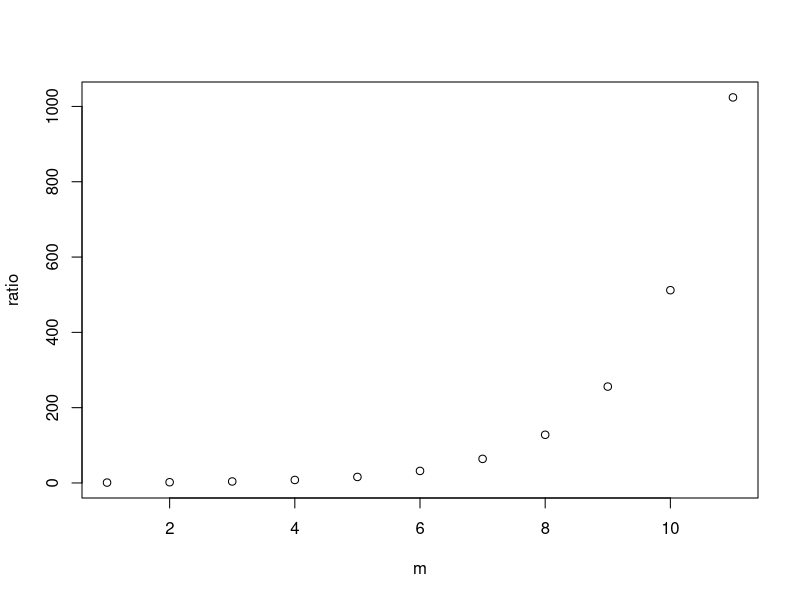
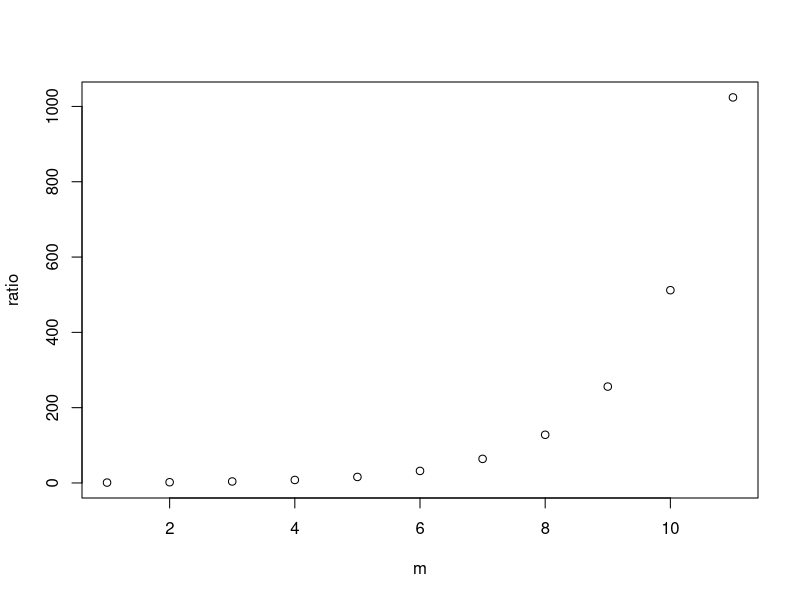
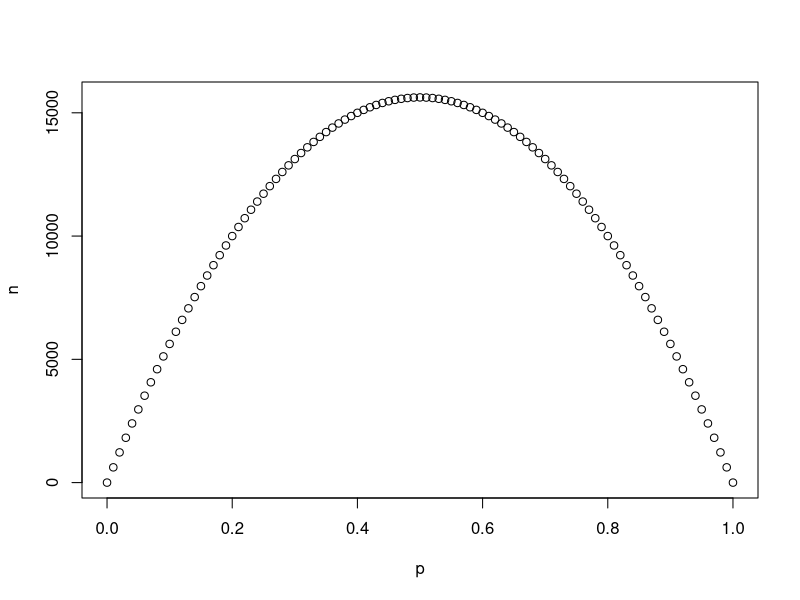
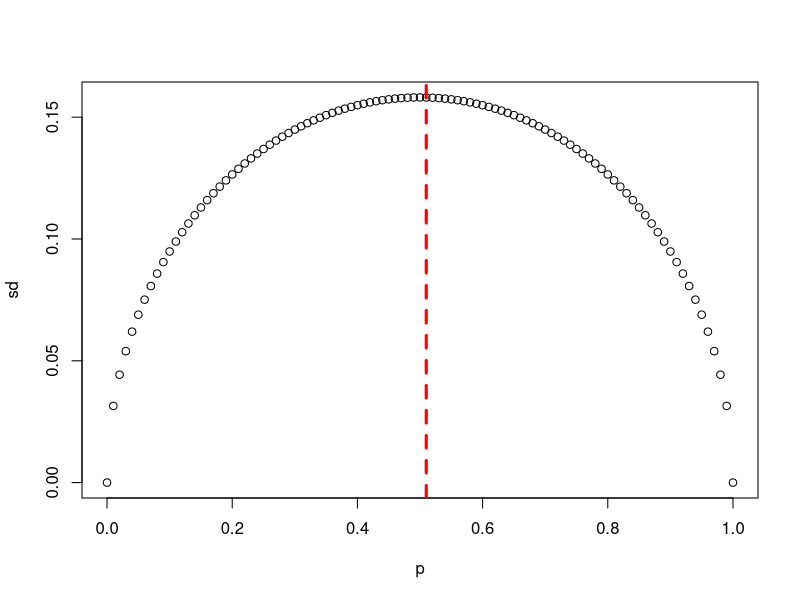
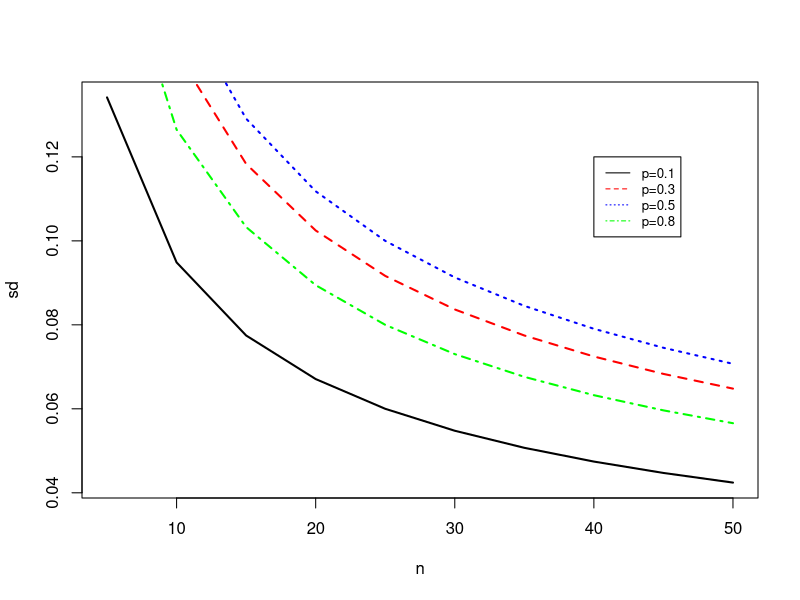
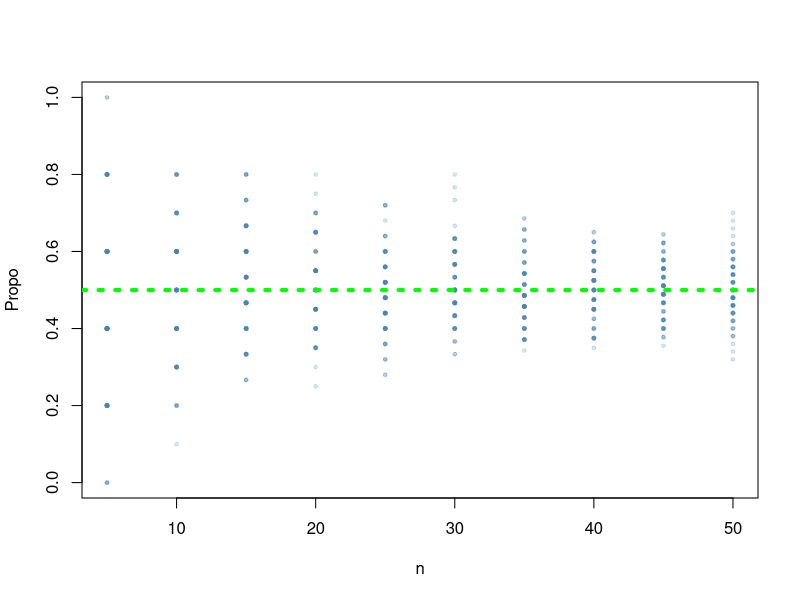
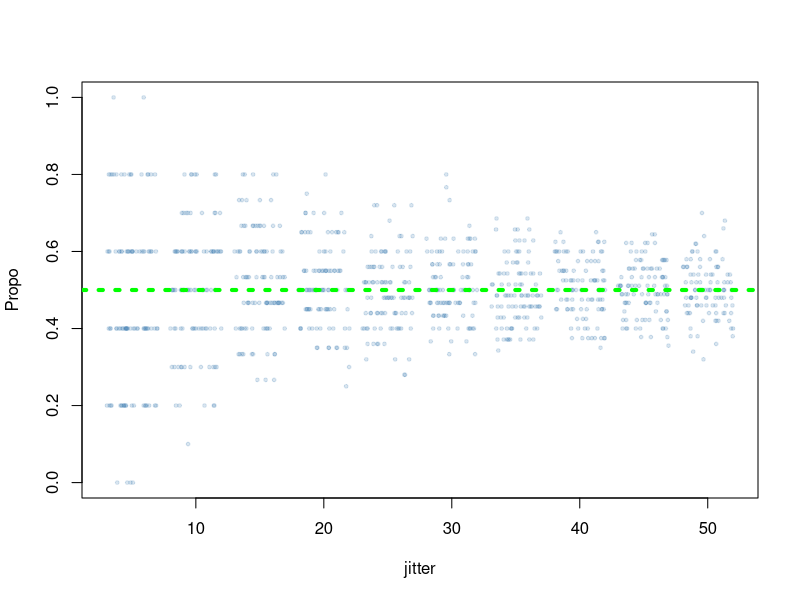

Recreate these plots in R, in order.
## ---- chunk 1
prob_ratio1 <- function(n, a, b, odds =1) {
  (choose(n,a)/choose(n,b)) * odds^(a-b)
}
## ---- chunk 2
prob_ratio2 <- function (n, a, b, odds =1) {
  p = odds/(odds + 1)
  dbinom(a, n, p)/dbinom(b, n, p)
}
## ---- chunk 3
prob_ratio1(50, a =5, b=45)
prob_ratio1(50, a=5, b=45, odds =9)
## ---- chunk 4
prob_ratio2(50, a =5, b=45)
prob_ratio2(50, a =5, b=45, odds =9)
## ---- chunk 5
plotfunction1 <- function (n, m, p) {
  return( (1-p)^ (n-m))
}
plotfunction2 <- function (n, m, p) {
  return ( p ^(n-m))
}
## ---- chunk 6
plot(plotfunction1(5, 5:15, 0.5), xlab = "m", ylab ="ratio")
plot(plotfunction2(5, 5:15, 0.5), xlab = "m", ylab ="ratio")
## ---- chunk 7
calcsd <- function (n, p) {
  sqrt(p*(1-p) /n )
}
## ---- chunk 8
ci <- function(p){
  250^2 * p * (1-p)
}
p = seq(0, 1, 0.01)
plot(p, ci(p), xlab = "p", ylab = "n")
## ---- chunk 9
p = seq(0, 1, 0.01)
sd = calcsd(10, p)
plot(p, sd, xlab = "p", ylab ="sd")
abline ( v = which.max(sd)/100, col="red", lwd=3, lty =2)

## ---- chunk 10
n = seq(5, 50, 5)
p1 = calcsd(n, 0.1)
p2 = calcsd(n, 0.3)
p3 = calcsd(n, 0.5)
p4 = calcsd(n, 0.8)
plot(n, p1, xlab="n", ylab="sd", type = 'l',lwd = 2,lty=1)
lines(n, p2, col="red",lwd = 2, lty = 2)
lines(n, p3, col="blue",lwd = 2, lty = 3)
lines(n, p4, col="green",lwd = 2, lty = 4)
legend(40, 0.12, legend=c("p=0.1", "p=0.3","p=0.5","p=0.8"),
col=c("black", "red","blue","green"), lty=1:4, cex=0.8)

## ---- chunk 11
n = seq(5, 50, 5)
repvalue = rep(n, each=100)
propo = rbinom(length(repvalue), size = repvalue, 0.5)
## ---- chunk 12
plot(repvalue, propo/repvalue, xlab = "n", ylab = "Propo", ylim=c(0,1), pch = 19, col = adjustcolor("steelblue",0.2), cex =0.5)
abline(h = 0.5, col ="green", lwd=4, lty=3)
## ---- chunk 13

plot(jitter(repvalue,2), propo/repvalue, xlab = "jitter", ylab = "Propo", ylim=c(0,1),pch = 19, col = adjustcolor("steelblue",0.2), cex =0.5)
abline(h = 0.5, col ="green", lwd=4, lty=3)
